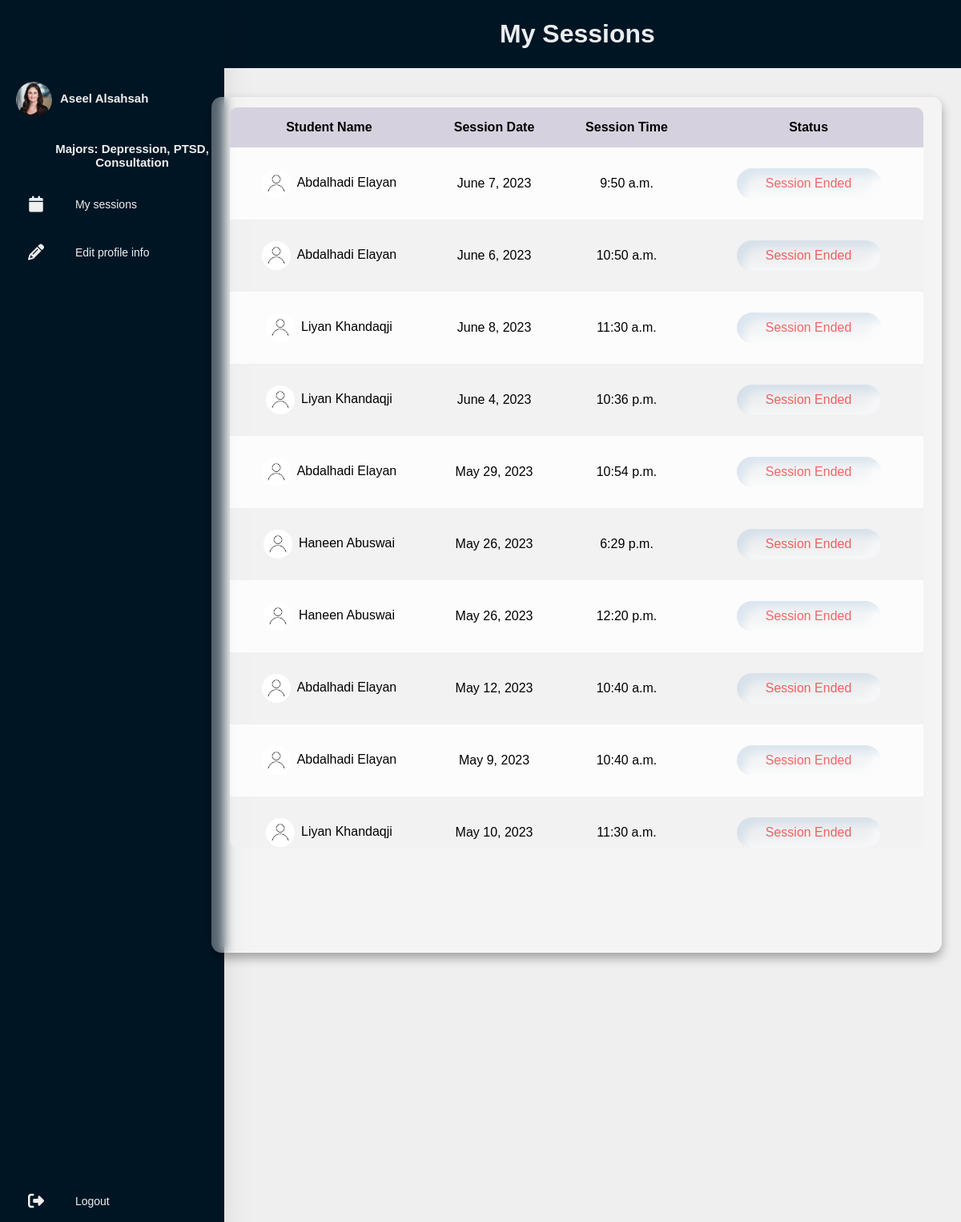
/consultant/consultantDashboard/14/ (signed in), run on the app's committed database.
### base/models.py (models this page shows, shortened)
class MentalUser(AbstractUser):
    ROLE_CHOICES = (
        ('Student', 'Student'),
        ('Consultant', 'Consultant'),
    )
    username = models.CharField(max_length=50, null=True)
    email = models.EmailField(unique=True, null=True)
    role = models.CharField(max_length=20, choices=ROLE_CHOICES, default='student')
    USERNAME_FIELD = 'email'
    REQUIRED_FIELDS = []
    class Meta:
        verbose_name = 'Mental User'

class Consultant(MentalUser):
    major = models.CharField(max_length=200)
    profilePicture = models.ImageField(null=True, blank=True, default='user.png', upload_to='profilePicture/')
    resume = models.FileField(null=True, blank=True, upload_to='resumes/')
    startTime = models.TimeField(default=datetime.time(9, 0), null=True, blank=True)
    endTime = models.TimeField(default=datetime.time(15, 10), null=True, blank=True)
    class Meta:
        verbose_name = 'Consultant'

class MentalUser(AbstractUser):
    ROLE_CHOICES = (
        ('Student', 'Student'),
        ('Consultant', 'Consultant'),
    )
    username = models.CharField(max_length=50, null=True)
    email = models.EmailField(unique=True, null=True)
    role = models.CharField(max_length=20, choices=ROLE_CHOICES, default='student')
    USERNAME_FIELD = 'email'
    REQUIRED_FIELDS = []
    class Meta:
        verbose_name = 'Mental User'

class BaseModel(models.Model):
    objects = ModelManager()
    class Meta:
        abstract = True

class Session(BaseModel, models.Model):
    sessionDate = models.DateField(null=True)
    sessionTime = models.TimeField(null=True)
    sessionEndTime = models.DateTimeField(null=True)
    consultant = models.ForeignKey(Consultant, on_delete=models.CASCADE)
    student = models.ForeignKey(Student, on_delete=models.CASCADE)

### base/views.py (the view)
# urls.py: path('consultant/consultantDashboard/<str:pk>/', views.consultant_dashboard, name="consultantDashboard"),
@login_required(login_url='/login')
def consultant_dashboard(request, pk):
    user = Consultant.objects.get(id=pk)
    sessions = Session.objects.filter(consultant=user)
    current_time = datetime.now()
    session_data = []
    for session in sessions:
        end_time = datetime.combine(session.sessionDate, session.sessionTime) + timedelta(minutes=20)
        if datetime.combine(session.sessionDate, session.sessionTime) <= current_time <= end_time:
            button_color = 'green'
        else:
            if datetime.combine(session.sessionDate, session.sessionTime) < datetime.now():
                button_color = 'gray'
            else:
                button_color = 'red'
        session_data.append({
            'id': session.id,
            'student': session.student.username,
            'date': session.sessionDate,
            'time': session.sessionTime,
            'button_color': button_color
        })
    reversed_session_data = reversed(session_data)
    context = {'user': user,
               'session_data': reversed_session_data, }
    return render(request, 'base/consultant/consultantDashboard.html', context)

### base/templates/base/consultant/consultantDashboard.html (shortened to what this page needs)
<!DOCTYPE html>
{% load static %}
<html lang="en">
<head>
    <link rel="stylesheet" href="https://cdnjs.cloudflare.com/ajax/libs/font-awesome/6.2.0/css/all.min.css"
/>
    <link rel="stylesheet" href="{% static 'styles/myAccount.css' %}">
</head>
<body>
<nav>
    <ul>
        <li>
            <a href="#" class="logo" style="cursor:auto">
                <img src="{{user.profilePicture.url}}" alt="">
                <span class="nav-items" style="cursor:auto"> {{user.username}} </span>
            </a>
        </li>
        <li><a href="#" class="logo" style="cursor:auto">
            <span class="nav-items" style="top:0px;cursor:auto"> Majors: {{user.major}}</span>
        </a></li>
        <li><a href="{% url 'consultantDashboard' user.id %}">
            <i class="fas fa-calendar"></i>
            <span class="nav-items"> My sessions</span>
        </a></li>
        <li><a href="{% url 'editConsultant' user.id %}">
            <i class="fas fa-pencil-alt"></i>
            <span class="nav-items"> Edit profile info</span>
        </a></li>
        <li><a href="{% url 'logout' %}" class="logout">
            <i class="fas fa-sign-out-alt"></i>
            <span class="nav-items"> Logout</span>
        </a></li>
    </ul>
</nav>
<div class="headings">
    <h1>My Sessions</h1>
</div>
<div class="table-container">
    <main class="table">
        <section class="table__body">
            <table>
                <thead>
                <tr>
                    <th> Student Name</th>
                    <th> Session Date</th>
                    <th> Session Time</th>
                    <th> Status</th>
                </tr>
                </thead>
                <tbody>
                {% for session in session_data %}
                <tr class="TR">
                    <td><img src="{% static 'images/user.png' %}" alt="">{{ session.student }}</td>
                    <td>{{ session.date }}</td>
                    <td>{{ session.time }}</td>
                    <td>
                        <form method="POST" action="{% url 'consul_enter_session' %}">
                            {% if session.button_color == 'green' %}
                            <button type="submit" class="accept"> Enter Session</button>
                            {% else %}
                            {% if session.button_color == 'gray' %}
                            <button type="button" class="disabled">Session Ended</button>
                            {% else %}
                            <button type="button" class="disabled">Come Back Later</button>
                            {% endif %}
                            {% endif %}
                        </form>
                    </td>
                </tr>
                {% endfor %}
                </tbody>
            </table>
        </section>
    </main>
</div>
</body>
</html>

### static/styles/myAccount.css (style rules this page uses)
* { margin:0; padding: 0; outline: none; border: none; text-decoration: none; box-sizing: border-box; font-family: 'Lucida Sans Unicode', Geneva, Verdana, sans-serif; }
body { background: #efefef; }
nav { position: absolute; padding-top: 6.85%; bottom: 0; height: 100%; left: 0; background: #001524; width: 280px; overflow: hidden; transition: width 0.2s linear; box-shadow: 0 20px 35px rgba(0,0,0,0.1); }
.logo { text-align: center; display: flex; transition: all 0.5s ease; margin: 10px 0 0 10px; }
.logo img { width: 45px; height: 45px; border-radius: 50%; }
.logo span { font-weight: bold; font-size: 15px; }
a { position: relative; color: #efefef; font-size: 14px; display: table; width: 300px; padding: 10px; }
.fas { position: relative; width: 70px; height: 40px; top: 14px; font-size: 20px; text-align: center; }
.nav-items { position: relative; top: 12px; margin-left: 10px; }
.logout { position: absolute; bottom: 0; }
.headings { background-color: #001524; height: 5%; width: 100%; }
.headings h1 { margin-left: 50%; color: #ebeef1; padding: 2%; }
button { background: #ebeef1; padding: 10px; margin: 10px; width: 180px; cursor: pointer; border: none; border-radius: 50px; text-align: center; font-size: 16px; color: #00a037; box-shadow: 10px 10px 10px -1px rgba(10, 99, 169,0.16), -10px -10px 10px -1px rgba(255,255,255,0.70) ; }
.disabled { color: #ed0000; opacity: 0.6; cursor: not-allowed; box-shadow: inset 10px 10px 10px -1px rgba(10, 99, 169,0.16), inset -10px -10px 10px -1px rgba(255,255,255,0.70) ;; }
main.table { width: 76vw; height: 70vh; background-color: #fff5; margin-left: 22%; margin-top: 3%; backdrop-filter: blur(7px); box-shadow: 0 .4rem .8rem #0005; border-radius: .8rem; overflow: hidden; }
.table__body { width: 95%; max-height: calc(89% - 1.6rem); background-color: #fffb; margin: .8rem auto; border-radius: .6rem; overflow: auto; overflow: overlay; }
table { width: 100%; }
td img { width: 36px; height: 36px; margin-right: .5rem; border-radius: 50%; vertical-align: middle; }
table, th, td { border-collapse: collapse; padding: 1rem; text-align: left; }
thead th { text-align: center; top: 0; left: 0; background-color: #d5d1defe; cursor: pointer; text-transform: capitalize; }
td { text-align: center; }
tbody tr:nth-child(even) { background-color: #0000000b; }
tbody tr { --delay: .1s; transition: .5s ease-in-out var(--delay), background-color 0s; }
tbody tr td, tbody tr td p, tbody tr td img { transition: .2s ease-in-out; }

### data on the page
Consultant: profilePicture (picture), major "Depression, PTSD, Consultation"
MentalUser: username "Aseel Alsahsah"
MentalUser: student "Abdalhadi Elayan" "Abdalhadi Elayan" "Abdalhadi Elayan" "Abdalhadi Elayan" "Abdalhadi Elayan"
Session: date "June 7, 2023", time "9:50 a.m."
Session: date "June 6, 2023", time "10:50 a.m."
MentalUser: student "Liyan Khandaqji" "Liyan Khandaqji" "Liyan Khandaqji"
Session: date "June 8, 2023", time "11:30 a.m."
Session: date "June 4, 2023", time "10:36 p.m."
Session: date "May 29, 2023", time "10:54 p.m."
MentalUser: student "Haneen Abuswai" "Haneen Abuswai"
Session: date "May 26, 2023", time "6:29 p.m."
Session: date "May 26, 2023", time "12:20 p.m."
Session: date "May 12, 2023", time "10:40 a.m."
Session: date "May 9, 2023", time "10:40 a.m."
Session: date "May 10, 2023", time "11:30 a.m."
